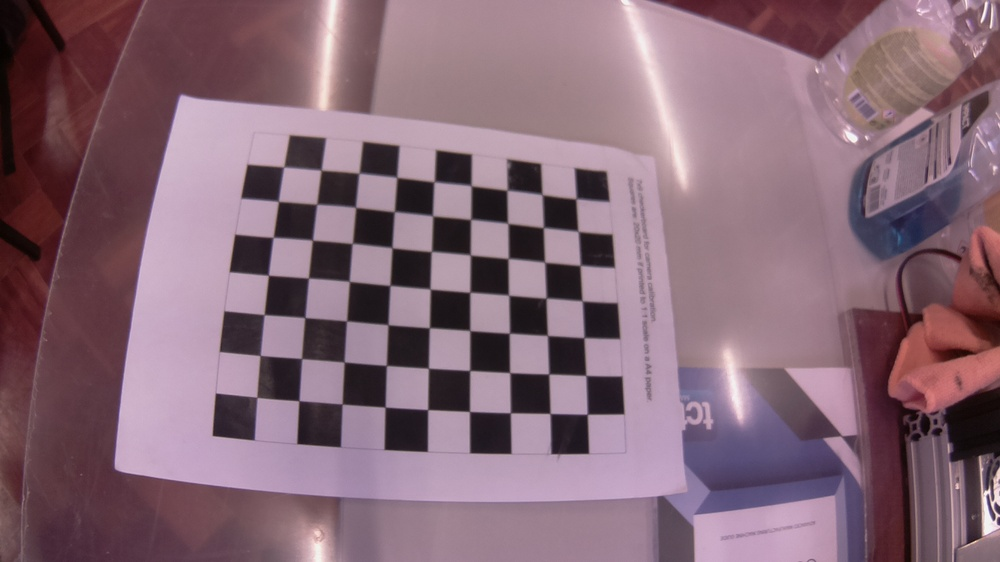
#> input picture Proj4/CalibrationImages/picture.jpg, 1000 x 562 px, shrunk from 1920 x 1080 before the run; its folder holds only this picture in this run
$ python teste_undist.py   (older library calls are emulated)
#> lines starting #> are read from the running program, lines starting #| are printed output that depends on the picture
# -*- coding: utf-8 -*-
"""
Created on Sun Jun 17 19:59:33 2018
@author: mesut
"""
import yaml
import cv2
import numpy as np
import glob
CHECKERBOARD = (7,9)
subpix_criteria = (cv2.TERM_CRITERIA_EPS+cv2.TERM_CRITERIA_MAX_ITER, 30, 0.1)
calibration_flags = cv2.fisheye.CALIB_RECOMPUTE_EXTRINSIC+cv2.fisheye.CALIB_CHECK_COND+cv2.fisheye.CALIB_FIX_SKEW
objp = np.zeros((1, CHECKERBOARD[0]*CHECKERBOARD[1], 3), np.float32)
objp[0,:,:2] = np.mgrid[0:CHECKERBOARD[0], 0:CHECKERBOARD[1]].T.reshape(-1, 2)
_img_shape = None
objpoints = [] # 3d point in real world space
imgpoints = [] # 2d points in image plane.
images = glob.glob('CalibrationImages/*.jpg')
for fname in images:
    img = cv2.imread(fname)
#> img is the input picture: shape (562, 1000, 3); mean B, G, R 117.8, 104.7, 133.7
    if _img_shape == None:
        _img_shape = img.shape[:2]
    else:
        assert _img_shape == img.shape[:2], "All images must share the same size."
    gray = cv2.cvtColor(img,cv2.COLOR_BGR2GRAY)
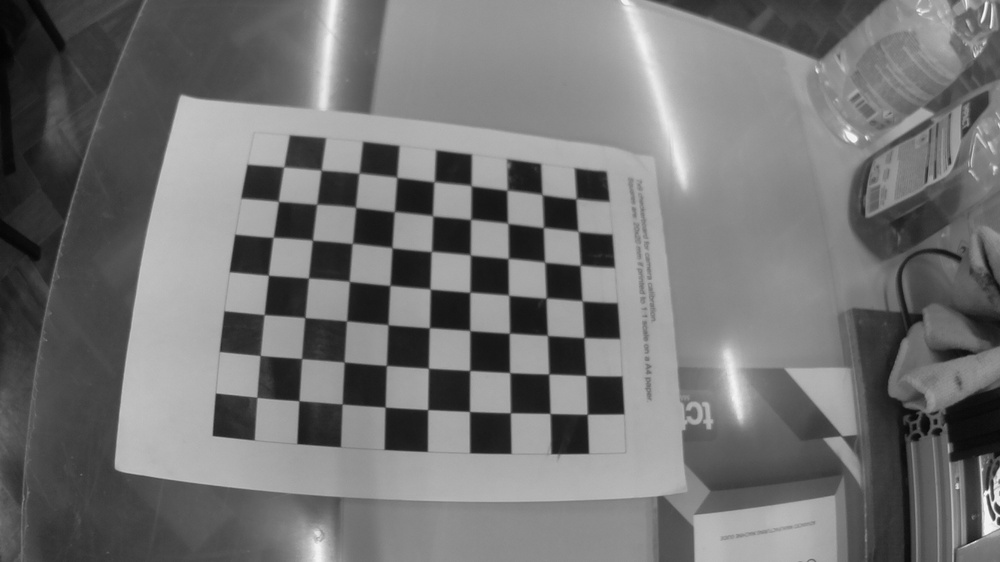
#> gray: shape (562, 1000); min 3, max 249, mean 114.9
    # Find the chess board corners
    ret, corners = cv2.findChessboardCorners(gray, CHECKERBOARD, cv2.CALIB_CB_ADAPTIVE_THRESH+cv2.CALIB_CB_FAST_CHECK+cv2.CALIB_CB_NORMALIZE_IMAGE)
#> ret = True; corners = 63 rows, first 8: [257, 397.3], [260, 355.4], [264.3, 314.7], [268.3, 275.2], [273.2, 237.4], [278.4, 201.5], [283.6, 167.3], [299, 400.8]
    # If found, add object points, image points (after refining them)
    if ret == True:
        objpoints.append(objp)
        cv2.cornerSubPix(gray,corners,(3,3),(-1,-1),subpix_criteria)
        imgpoints.append(corners)
N_OK = len(objpoints)
K = np.zeros((3, 3))
D = np.zeros((4, 1))
rvecs = [np.zeros((1, 1, 3), dtype=np.float64) for i in range(N_OK)]
tvecs = [np.zeros((1, 1, 3), dtype=np.float64) for i in range(N_OK)]
rms, _, _, _, _ = \
    cv2.fisheye.calibrate(
        objpoints,
        imgpoints,
        gray.shape[::-1],
        K,
        D,
        rvecs,
        tvecs,
        calibration_flags,
        (cv2.TERM_CRITERIA_EPS+cv2.TERM_CRITERIA_MAX_ITER, 30, 1e-6)
    )
#> rms = 0.282
print("Found " + str(N_OK) + " valid images for calibration")
print("DIM=" + str(_img_shape[::-1]))
#| DIM=(1000, 562)
print("K=np.array(" + str(K.tolist()) + ")")
print("D=np.array(" + str(D.tolist()) + ")")
DIM=_img_shape[::-1]
#> DIM = (1000, 562)
balance=0
dim2=None
dim3=None


img = cv2.imread("grid_dist.jpg")
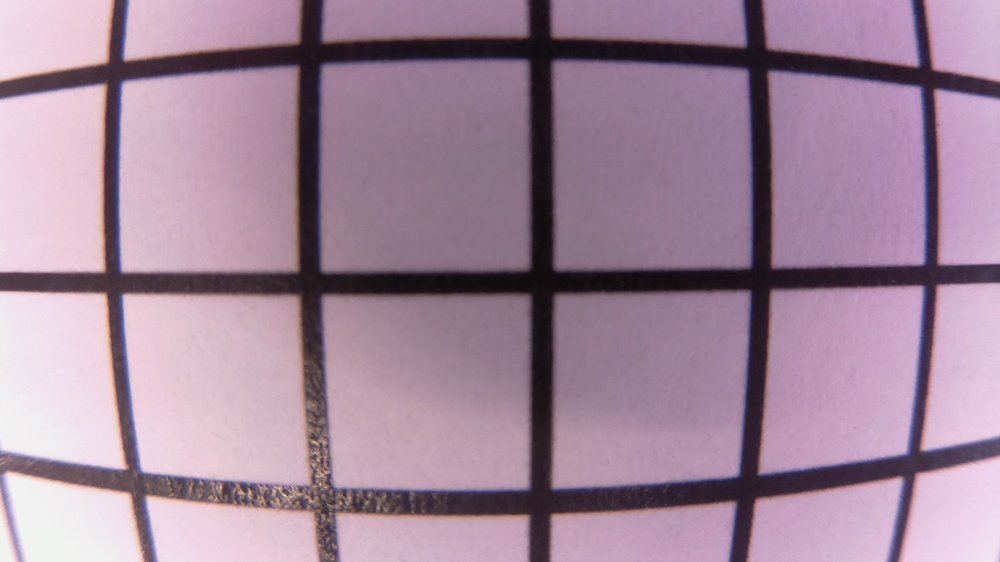
#> input picture Proj4/grid_dist.jpg, 1000 x 562 px, shrunk from 1920 x 1080 before the run
#> img is the input picture: shape (562, 1000, 3); mean B, G, R 154.9, 134.9, 161.8
dim1 = img.shape[:2][::-1]  #dim1 is the dimension of input image to un-distort
#> dim1 = (1000, 562)
assert dim1[0]/dim1[1] == DIM[0]/DIM[1], "Image to undistort needs to have same aspect ratio as the ones used in calibration"
if not dim2:
    dim2 = dim1
#> dim2 = (1000, 562)
if not dim3:
    dim3 = dim1
#> dim3 = (1000, 562)
scaled_K = K * dim1[0] / DIM[0]  # The values of K is to scale with image dimension.
scaled_K[2][2] = 1.0  # Except that K[2][2] is always 1.0
    # This is how scaled_K, dim2 and balance are used to determine the final K used to un-distort image. OpenCV document failed to make this clear!
new_K = cv2.fisheye.estimateNewCameraMatrixForUndistortRectify(scaled_K, D, dim2, np.eye(3), balance=balance)
map1, map2 = cv2.fisheye.initUndistortRectifyMap(scaled_K, D, np.eye(3), new_K, dim3, cv2.CV_16SC2)
undistorted_img = cv2.remap(img, map1, map2, interpolation=cv2.INTER_LINEAR, borderMode=cv2.BORDER_CONSTANT)
#> undistorted_img: shape (562, 1000, 3); every value is 0

data = {'dim1': dim1,
        'dim2':dim2,
        'dim3': dim3,
        'K': np.asarray(K).tolist(),
        'D':np.asarray(D).tolist(),
        'new_K':np.asarray(new_K).tolist(),
        'scaled_K':np.asarray(scaled_K).tolist(),
        'balance':balance}

import json
with open("fisheye_calibration_data.json", "w") as f:
    json.dump(data, f)


cv2.imshow("undistorted", undistorted_img)
img2 = cv2.imread("grid_dist.jpg")
cv2.imshow("none undistorted", img2)
cv2.waitKey(0)
cv2.destroyAllWindows()
